Frame 1 (no input): blank canvas, image omitted
Frame 60 (the mouse pressed at the canvas centre just before this capture): blank canvas, image omitted
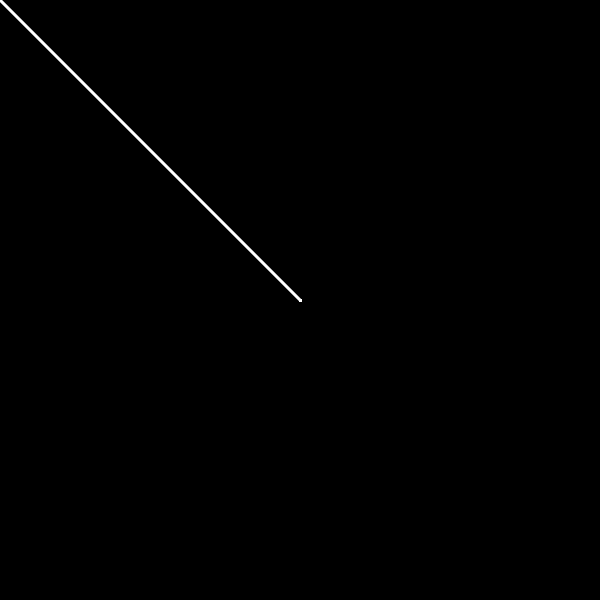
Frame 120 (the mouse held since frame 60 and released just before this capture)

The Processing sketch whose frames 1 and 60 were blank and that drew this single picture after the mouse press (run headless with seeded random() and noise(); from frame 60 on, the mouse is pressed at the canvas centre):

// Processing sketch: sketch_20201112_drawing_overlaps
// ── sketch_20201112_drawing_overlaps.pde
ArrayList<PVector> points = new ArrayList<PVector>();
ArrayList<ArrayList<PVector>> shapes = new ArrayList<ArrayList<PVector>>();

void colorize() {
	loadPixels();
	for (int x = 0; x < width; x++) {
		for (int y = 0; y < height; y++) {
			int i = (y * width + x);
			int r = pixels[i] >> 16 & 0xFF;  // red component of rgb
			
			if (r > 0 && r % 3 ==  0) {
			  pixels[i] = color(255, 0, 0);
			} else if (r > 0 && r % 3 ==  1) {
			  pixels[i] = color(0, 0, 255);
			} else if (r > 0 && r % 3 ==  2) {
			  pixels[i] = color(255, 255, 255);
			}
		}
	}
	updatePixels();
}

void setup() {
	size(600, 600);
	background(0);
}

void draw() {
	
	stroke(255);
	strokeWeight(3);
	
	if (mousePressed) {
		
		line(mouseX, mouseY, pmouseX, pmouseY);
		points.add(new PVector(mouseX, mouseY));
		
	} else if (!mousePressed && points.size() > 2) {
		
		background(0);
		fill(255, 0, 0, 1);
		noStroke();
		
		shapes.add(points);
		points = new ArrayList<PVector>();
		
		for (ArrayList < PVector > shape : shapes) {
			beginShape();
			for (PVector p : shape) {
				vertex(p.x, p.y);
			}
			endShape(CLOSE);
		}
		
		colorize();
		
	}
}
